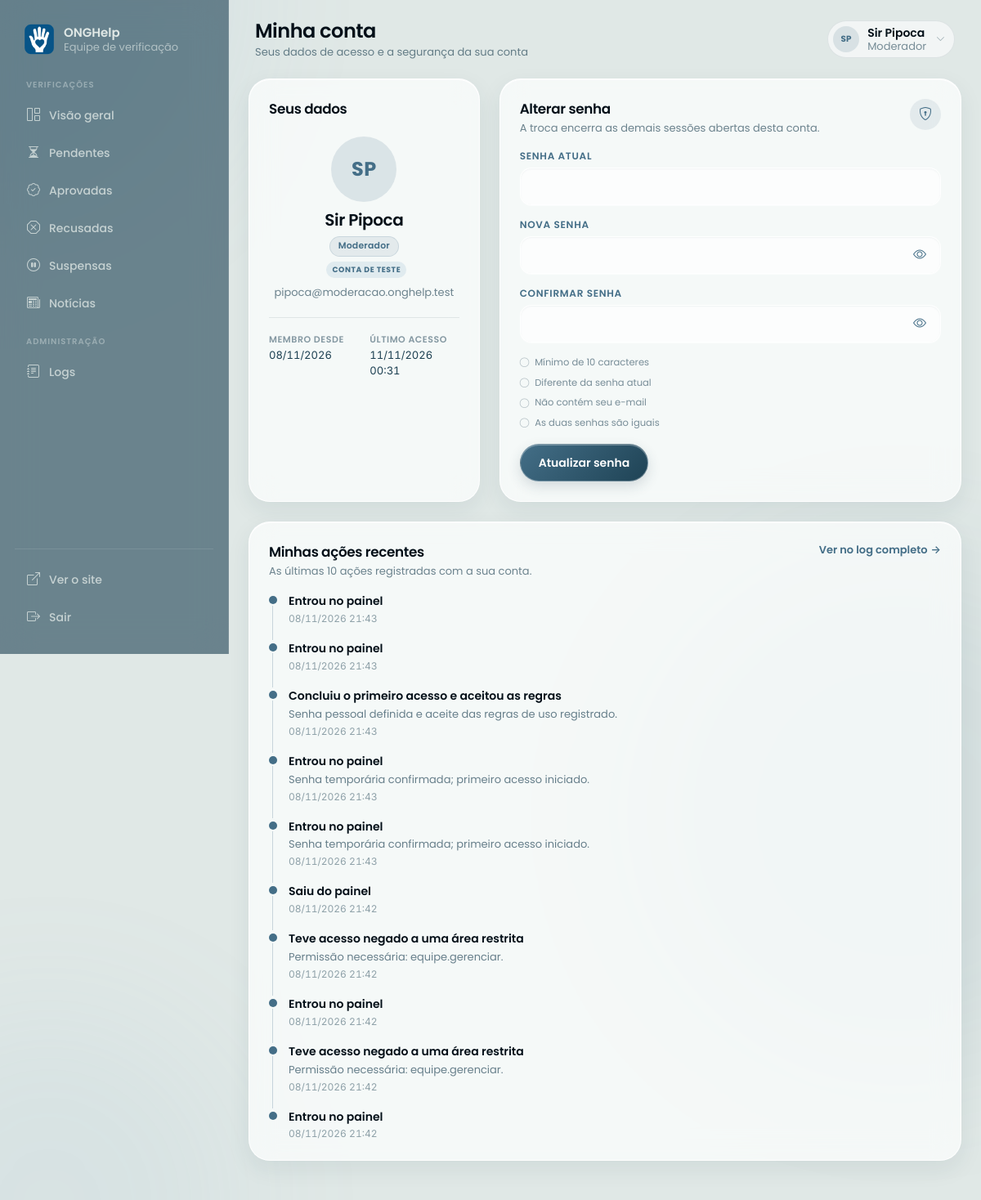
The page /admin/minha_conta.php (signed in) on the database its author committed.
### tables this page shows
CREATE TABLE `logs_admin` (
  `id` int(10) unsigned NOT NULL AUTO_INCREMENT,
  `admin_id` int(10) unsigned DEFAULT NULL,
  `acao` varchar(60) NOT NULL,
  `alvo_tipo` varchar(30) DEFAULT NULL,
  `alvo_id` int(10) unsigned DEFAULT NULL,
  `alvo_nome` varchar(160) DEFAULT NULL,
  `detalhe` text DEFAULT NULL,
  `ip` varchar(45) DEFAULT NULL,
  `criado_em` datetime NOT NULL DEFAULT current_timestamp(),
  PRIMARY KEY (`id`),
  KEY `idx_logs_admin_data` (`criado_em`),
  KEY `idx_logs_admin_alvo` (`alvo_tipo`,`alvo_id`),
  KEY `fk_logs_admin` (`admin_id`),
  CONSTRAINT `fk_logs_admin` FOREIGN KEY (`admin_id`) REFERENCES `admins` (`id`) ON DELETE SET NULL
);

### includes/session.php (called while the page is built, shortened)
<?php
function sessaoExpirada(string $prefixo, int $inatividade, int $absoluta): bool
{
    $agora = time();
    $ultima = (int) ($_SESSION[$prefixo . '_last_activity'] ?? 0);
    $criada = (int) ($_SESSION[$prefixo . '_created_at'] ?? 0);
    return ($agora - $ultima) > $inatividade || ($agora - $criada) > $absoluta;
}
function renovarIdSessao(string $prefixo): void
{
    $ultima = (int) ($_SESSION[$prefixo . '_last_regen'] ?? 0);
}

### includes/admin_auth.php (called while the page is built, shortened)
<?php
require_once __DIR__ . '/helpers.php';
require_once __DIR__ . '/session.php';
function permissoesPorPapel(): array
{
    return [
        'administrador' => [
            'painel.acessar',
            'ong.analisar',
            'noticias.moderar',
            'logs.ver',
            'equipe.gerenciar',
            'conta.propria',
        ],
        'moderador' => [
            'painel.acessar',
            'ong.analisar',
            'noticias.moderar',
            'logs.ver',
            'conta.propria',
        ],
    ];
}
function adminPode(array $admin, string $permissao): bool
{
    $papel = (string) ($admin['papel'] ?? '');
    $permissoes = permissoesPorPapel()[$papel] ?? [];
    return in_array($permissao, $permissoes, true);
}
function adminContaSessao(PDO $pdo): ?array
{
    $id = (int) ($_SESSION['admin_id'] ?? 0);
    $stmt = $pdo->prepare("SELECT * FROM admins WHERE id = ?");
    $stmt->execute([$id]);
    $admin = $stmt->fetch();
    $tokenBanco  = (string) ($admin['sessao_token'] ?? '');
    $tokenSessao = (string) ($_SESSION['admin_sessao_token'] ?? '');
    return $admin;
}
function exigirAdminAtivo(PDO $pdo): array
{
    $admin = adminContaSessao($pdo);
    return $admin;
}
function exigirPermissao(PDO $pdo, string $permissao): array
{
    $admin = exigirAdminAtivo($pdo);
    return $admin;
}
    ?>
    <?php
function resumoAtividadeAdmin(array $log): string
{
    $alvo = trim((string) ($log['alvo_nome'] ?? '')) ?: 'conta';
    $acao = (string) ($log['acao'] ?? '');
    return match ($acao) {
        'login_admin'               => 'Entrou no painel',
        'logout_admin'              => 'Saiu do painel',
        'aprovar_ong'               => 'Aprovou a ONG ' . $alvo,
        'recusar_ong'               => 'Recusou a ONG ' . $alvo,
        'suspender_ong'             => 'Suspendeu a ONG ' . $alvo,
        'reativar_ong'              => 'Reativou a ONG ' . $alvo,
        'marcar_email_enviado'      => 'Marcou o e-mail de aprovação de ' . $alvo . ' como enviado',
        'alterar_pix'               => 'Alterou a chave PIX de ' . $alvo,
        'alterar_responsavel'       => 'Alterou o responsável legal de ' . $alvo,
        'conta_criada'              => 'Conta de moderação criada',
        'senha_redefinida'          => 'Senha redefinida pelo administrador',
        'conta_desativada'          => 'Conta desativada',
        'conta_reativada'           => 'Conta reativada com nova senha temporária',
        'senha_alterada'            => 'Alterou a própria senha',
        'primeiro_acesso_concluido' => 'Concluiu o primeiro acesso e aceitou as regras',
        'acesso_negado'             => 'Teve acesso negado a uma área restrita',
        'denuncia_recebida'         => 'Denúncia recebida em ' . $alvo,
        'noticia_ocultada'          => 'Ocultou a notícia ' . $alvo,
        'noticia_restaurada'        => 'Restaurou a notícia ' . $alvo,
        'denuncia_improcedente'     => 'Marcou denúncia como improcedente em ' . $alvo,
        'publicacoes_bloqueadas'    => 'Bloqueou as publicações da ONG ' . $alvo,
        'publicacoes_liberadas'     => 'Liberou as publicações da ONG ' . $alvo,
        default                     => str_replace('_', ' ', $acao)
            . ($log['alvo_nome'] ? ' · ' . $alvo : ''),
    };
}
function adminPapelLabel(string $papel): string
{
    return $papel === 'administrador' ? 'Administrador' : 'Moderador';
}
function adminIniciais(string $nome): string
{
    $nome = trim(preg_replace('/\s+/', ' ', $nome) ?? '');
    $partes = explode(' ', $nome);
    return mb_strtoupper(
        mb_substr($partes[0], 0, 1, 'UTF-8') . mb_substr($partes[1], 0, 1, 'UTF-8'),
        'UTF-8'
    );
}

### includes/helpers.php (called while the page is built, shortened)
<?php
function fmtData(string $data): string
{
    return date('d/m/Y', strtotime($data));
}
function fmtDataHora(string $data): string
{
    return date('d/m/Y H:i', strtotime($data));
}

### admin/minha_conta.php (the view, shortened to what this page needs)
<?php
require_once '../includes/admin_auth.php';
$admin = exigirPermissao($pdo, 'conta.propria');
$ehAdministrador = ($admin['papel'] ?? '') === 'administrador';
$atividade = [];
if (!$ehAdministrador) {
    $stmt = $pdo->prepare("
        SELECT l.*, a.nome AS admin_nome, a.papel AS admin_papel
        FROM   logs_admin l
        LEFT   JOIN admins a ON a.id = l.admin_id
        WHERE  l.admin_id = ?
           OR  (l.alvo_tipo = 'admin' AND l.alvo_id = ?)
        ORDER  BY l.criado_em DESC, l.id DESC
        LIMIT  10
    ");
    $stmt->execute([(int) $admin['id'], (int) $admin['id']]);
    $atividade = $stmt->fetchAll();
}
$admin_page_title    = 'Minha conta';
$admin_page_subtitle = 'Seus dados de acesso e a segurança da sua conta';
$admin_active        = 'minha_conta';
include '../includes/admin_header.php';
?>
<div class="admin-conta-grid">
  <section class="admin-card admin-conta-perfil admin-conta-dados-painel">
    <h2 class="admin-card-title">Seus dados</h2>
    <div class="admin-conta-identidade">
      <span class="admin-avatar admin-avatar-2xl" aria-hidden="true"><?= htmlspecialchars(adminIniciais((string) $admin['nome'])) ?></span>
      <h3><?= htmlspecialchars($admin['nome']) ?></h3>
      <span class="admin-estado is-admin"><?= htmlspecialchars(adminPapelLabel((string) $admin['papel'])) ?></span>
      <?php if (!empty($admin['conta_teste'])): ?>
        <span class="admin-teste-badge">Conta de teste</span>
      <?php endif; ?>
      <p class="admin-conta-email"><?= htmlspecialchars($admin['email']) ?></p>
    </div>
    <dl class="admin-conta-meta">
      <div>
        <dt>Membro desde</dt>
        <dd><?= fmtData($admin['criado_em']) ?></dd>
      </div>
      <div>
        <dt>Último acesso</dt>
        <dd><?= !empty($admin['ultimo_acesso_em']) ? fmtDataHora($admin['ultimo_acesso_em']) : 'Agora' ?></dd>
      </div>
    </dl>
  </section>
  <section class="admin-card admin-conta-seguranca" id="seguranca">
    <div class="admin-card-header">
      <div>
        <h2 class="admin-card-title">Alterar senha</h2>
        <p class="admin-card-subtitle">A troca encerra as demais sessões abertas desta conta.</p>
      </div>
      <span class="admin-conta-shield" aria-hidden="true"><i class="bi bi-shield-lock"></i></span>
    </div>
    <form method="POST" action="minha_conta.php"
          data-password-form data-email="<?= htmlspecialchars($admin['email'], ENT_QUOTES, 'UTF-8') ?>">
      <div class="mb-3">
        <label class="admin-label" for="contaSenhaAtual">Senha atual</label>
        <input type="password" class="form-control" name="senha_atual" id="contaSenhaAtual"
               autocomplete="current-password" required>
      </div>
      <div class="mb-3">
        <label class="admin-label" for="contaSenhaNova">Nova senha</label>
        <div class="auth-input-wrap">
          <input type="password" class="form-control" name="senha_nova" id="contaSenhaNova"
                 autocomplete="new-password" required>
          <button class="auth-eye" type="button"
                  data-password-toggle="contaSenhaNova" aria-label="Mostrar senha" aria-pressed="false">
            <i class="bi bi-eye" aria-hidden="true"></i>
          </button>
        </div>
      </div>
      <div class="mb-3">
        <label class="admin-label" for="contaSenhaConfirmacao">Confirmar senha</label>
        <div class="auth-input-wrap">
          <input type="password" class="form-control" name="senha_confirmacao" id="contaSenhaConfirmacao"
                 autocomplete="new-password" required>
          <button class="auth-eye" type="button"
                  data-password-toggle="contaSenhaConfirmacao" aria-label="Mostrar senha" aria-pressed="false">
            <i class="bi bi-eye" aria-hidden="true"></i>
          </button>
        </div>
      </div>
      <ul class="admin-senha-checklist" aria-label="Requisitos da nova senha">
        <li data-check="minimo"><i class="bi bi-circle" aria-hidden="true"></i> Mínimo de 10 caracteres</li>
        <li data-check="atual"><i class="bi bi-circle" aria-hidden="true"></i> Diferente da senha atual</li>
        <li data-check="email"><i class="bi bi-circle" aria-hidden="true"></i> Não contém seu e-mail</li>
        <li data-check="iguais"><i class="bi bi-circle" aria-hidden="true"></i> As duas senhas são iguais</li>
      </ul>
      <button type="submit" class="btn btn-primary admin-conta-submit">Atualizar senha</button>
    </form>
  </section>
</div>
<?php if (!$ehAdministrador): ?>
  <section class="admin-card admin-conta-atividade">
    <div class="admin-card-header">
      <div>
        <h2 class="admin-card-title">Minhas ações recentes</h2>
        <p class="admin-card-subtitle">As últimas 10 ações registradas com a sua conta.</p>
      </div>
      <a href="logs.php?pessoa=<?= (int) $admin['id'] ?>" class="admin-link-terciario">Ver no log completo <span aria-hidden="true">→</span></a>
    </div>
    <?php if (empty($atividade)): ?>
      <div class="admin-vazio admin-vazio-sm">
        <i class="bi bi-activity" aria-hidden="true"></i>
        <strong>Nenhuma atividade ainda</strong>
        <span>Suas ações aparecem aqui assim que você começar a analisar cadastros.</span>
      </div>
    <?php else: ?>
      <ol class="admin-timeline admin-conta-atividade-lista">
        <?php foreach ($atividade as $log): ?>
          <li>
            <strong class="admin-atividade-acao"><?= htmlspecialchars(resumoAtividadeAdmin($log)) ?></strong>
            <?php if (!empty($log['detalhe'])): ?>
              <span class="admin-atividade-detalhe"><?= htmlspecialchars($log['detalhe']) ?></span>
            <?php endif; ?>
            <time class="admin-atividade-data" datetime="<?= htmlspecialchars(date('c', strtotime((string) $log['criado_em'])), ENT_QUOTES, 'UTF-8') ?>">
              <?= fmtDataHora($log['criado_em']) ?>
            </time>
          </li>
        <?php endforeach; ?>
      </ol>
    <?php endif; ?>
  </section>
<?php endif; ?>
<?php
include '../includes/admin_footer.php';
?>

### includes/admin_header.php (shortened to what this page needs)
<?php
$admin_page_title    = $admin_page_title ?? 'Painel';
$admin_page_subtitle = $admin_page_subtitle ?? 'Painel restrito da Equipe ONGHelp';
$admin_active        = $admin_active ?? '';
$admin_nome      = (string) ($admin['nome'] ?? 'Equipe ONGHelp');
$admin_papel     = (string) ($admin['papel'] ?? 'moderador');
$admin_papelLabel = adminPapelLabel($admin_papel);
$admin_iniciais  = adminIniciais($admin_nome);
$admin_denunciasPendentes = 0;
if (isset($pdo) && $pdo instanceof PDO) {
    try {
        $admin_denunciasPendentes = (int) $pdo
            ->query("SELECT COUNT(*) FROM noticias_denuncias WHERE estado = 'pendente'")
            ->fetchColumn();
    } catch (Throwable $erro) {
        error_log('[ONGHelp] Contagem de denúncias pendentes: ' . $erro->getMessage());
    }
}
$admin_nav = [
    ['id' => 'dashboard', 'rotulo' => 'Visão geral',   'icone' => 'bi-grid-1x2',        'url' => 'index.php',                    'grupo' => 'verificacao'],
    ['id' => 'pendentes', 'rotulo' => 'Pendentes',     'icone' => 'bi-hourglass-split', 'url' => 'index.php?status=pendente',    'grupo' => 'verificacao'],
    ['id' => 'aprovadas', 'rotulo' => 'Aprovadas',     'icone' => 'bi-patch-check',     'url' => 'index.php?status=aprovada',    'grupo' => 'verificacao'],
    ['id' => 'recusadas', 'rotulo' => 'Recusadas',     'icone' => 'bi-x-octagon',       'url' => 'index.php?status=recusada',    'grupo' => 'verificacao'],
    ['id' => 'suspensas', 'rotulo' => 'Suspensas',     'icone' => 'bi-pause-circle',    'url' => 'index.php?status=suspensa',    'grupo' => 'verificacao'],
    ['id' => 'noticias',  'rotulo' => 'Notícias',      'icone' => 'bi-newspaper',       'url' => 'noticias.php',                 'grupo' => 'verificacao', 'badge' => $admin_denunciasPendentes],
    ['id' => 'logs',      'rotulo' => 'Logs',          'icone' => 'bi-journal-text',    'url' => 'logs.php',                     'grupo' => 'administracao'],
];
?>
<!DOCTYPE html>
<html lang="pt-BR">
<head>
  <link href="https://cdn.jsdelivr.net/npm/bootstrap@5.3.3/dist/css/bootstrap.min.css" rel="stylesheet">
  <link href="https://cdn.jsdelivr.net/npm/bootstrap-icons@1.11.3/font/bootstrap-icons.min.css" rel="stylesheet">
  <link rel="stylesheet" href="../assets/css/global.css?v=72">
</head>
<body class="admin-body">
<div class="site-bg" aria-hidden="true">
  <span class="site-orb site-orb-1"></span>
  <span class="site-orb site-orb-2"></span>
  <span class="site-orb site-orb-3"></span>
</div>
<div class="admin-shell">
  <aside class="admin-sidebar glass-dark d-none d-lg-flex">
    <a class="admin-brand" href="index.php">
      <img src="../assets/img/brand/icone-onghelp.png" alt="" class="brand-icon brand-icon-lg" width="40" height="40">
      <span>
        <strong>ONGHelp</strong>
        <small>Equipe de verificação</small>
      </span>
    </a>
    <nav class="admin-nav" aria-label="Navegação do painel">
      <span class="admin-nav-label">Verificações</span>
      <?php foreach ($admin_nav as $item): ?>
        <?php if ($item['grupo'] !== 'verificacao') continue; ?>
        <a href="<?= $item['url'] ?>" class="admin-nav-link <?= $admin_active === $item['id'] ? 'active' : '' ?>"<?= $admin_active === $item['id'] ? ' aria-current="page"' : '' ?>>
          <i class="bi <?= $item['icone'] ?>" aria-hidden="true"></i>
          <?= $item['rotulo'] ?>
        </a>
      <?php endforeach; ?>
      <span class="admin-nav-label">Administração</span>
      <?php foreach ($admin_nav as $item): ?>
        <?php if ($item['grupo'] !== 'administracao') continue; ?>
        <a href="<?= $item['url'] ?>" class="admin-nav-link <?= $admin_active === $item['id'] ? 'active' : '' ?>"<?= $admin_active === $item['id'] ? ' aria-current="page"' : '' ?>>
          <i class="bi <?= $item['icone'] ?>" aria-hidden="true"></i>
          <?= $item['rotulo'] ?>
        </a>
      <?php endforeach; ?>
    </nav>
    <div class="admin-sidebar-footer">
      <a href="../index.php" class="admin-nav-link">
        <i class="bi bi-box-arrow-up-right" aria-hidden="true"></i> Ver o site
      </a>
      <button type="submit" form="formSairAdmin" class="admin-nav-link admin-nav-button">
        <i class="bi bi-box-arrow-right" aria-hidden="true"></i> Sair
      </button>
    </div>
  </aside>
  <div class="admin-main">
    <header class="admin-topbar">
      <div class="admin-topbar-left">
        <div>
          <h1 class="admin-page-title"><?= htmlspecialchars($admin_page_title) ?></h1>
          <p class="admin-page-subtitle mb-0"><?= htmlspecialchars($admin_page_subtitle) ?></p>
        </div>
      </div>
      <div class="admin-topbar-right">
        <div class="dropdown admin-user-menu">
          <button class="admin-user-pill" type="button" id="menuAdmin" data-bs-toggle="dropdown"
                  aria-expanded="false" aria-haspopup="true" aria-label="Abrir menu da conta de <?= htmlspecialchars($admin_nome) ?>">
            <span class="admin-avatar" aria-hidden="true"><?= htmlspecialchars($admin_iniciais) ?></span>
            <span class="admin-user-pill-text">
              <strong><?= htmlspecialchars($admin_nome) ?></strong>
              <small><?= htmlspecialchars($admin_papelLabel) ?></small>
            </span>
            <i class="bi bi-chevron-down admin-user-caret" aria-hidden="true"></i>
          </button>
        </div>
      </div>
    </header>
    <main class="admin-content">

### rows shown on the page
logs_admin: acao "Entrou no painel", criado_em "08/11/2026 21:43"
logs_admin: acao "Entrou no painel", criado_em "08/11/2026 21:43"
logs_admin: acao "Concluiu o primeiro acesso e aceitou as regras", detalhe "Senha pessoal definida e aceite das regras de uso registrado.", criado_em "08/11/2026 21:43"
logs_admin: acao "Entrou no painel", detalhe "Senha temporária confirmada; primeiro acesso iniciado.", criado_em "08/11/2026 21:43"
logs_admin: acao "Entrou no painel", detalhe "Senha temporária confirmada; primeiro acesso iniciado.", criado_em "08/11/2026 21:43"
logs_admin: acao "Saiu do painel", criado_em "08/11/2026 21:42"
logs_admin: acao "Teve acesso negado a uma área restrita", detalhe "Permissão necessária: equipe.gerenciar.", criado_em "08/11/2026 21:42"
logs_admin: acao "Entrou no painel", criado_em "08/11/2026 21:42"
logs_admin: acao "Teve acesso negado a uma área restrita", detalhe "Permissão necessária: equipe.gerenciar.", criado_em "08/11/2026 21:42"
logs_admin: acao "Entrou no painel", criado_em "08/11/2026 21:42"

### other values the page prints
$item['rotulo'] "Visão geral"
$item['rotulo'] "Pendentes"
$item['rotulo'] "Aprovadas"
$item['rotulo'] "Recusadas"
$item['rotulo'] "Suspensas"
$item['rotulo'] "Notícias"
$item['rotulo'] "Logs"
$admin_page_title "Minha conta"
$admin_page_subtitle "Seus dados de acesso e a segurança da sua conta"
$admin_iniciais "SP"
$admin_nome "Sir Pipoca"
$admin_papelLabel "Moderador"
adminIniciais((string) $admin['nome']) "SP"
$admin['nome'] "Sir Pipoca"
adminPapelLabel((string) $admin['papel']) "Moderador"
